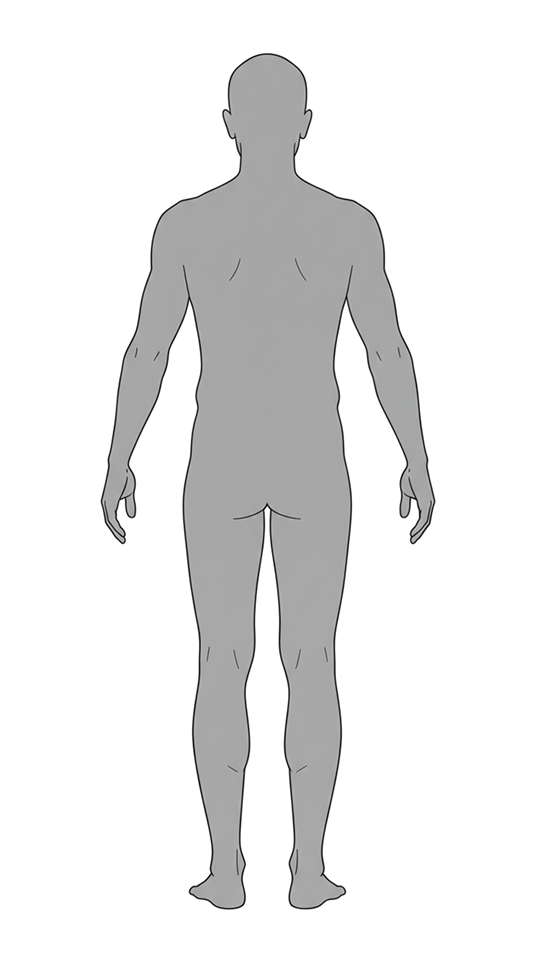
#> input picture sns-emr-frontend/src/assets/body-map/back.png, 540 x 960 px
$ python _analyze.py back.png
#> lines starting #> are read from the running program, lines starting #| are printed output that depends on the picture
from PIL import Image
import numpy as np
import sys

im = Image.open(sys.argv[1]).convert('RGBA')
#> im is the input picture: PIL image 540x960 RGBA; mean R, G, B, A 231.2, 231.6, 231.4, 62.1
arr = np.array(im)
h, w = arr.shape[:2]
#> h = 960; w = 540
alpha = arr[:, :, 3]
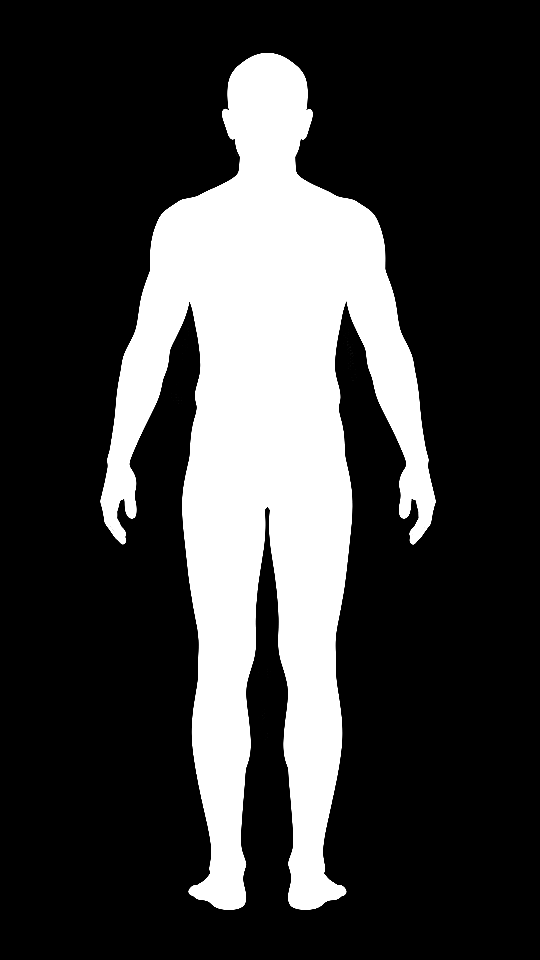
#> alpha: shape (960, 540); min 0, max 255, mean 62.1
print("size", w, h)
#| size 540 960
print("alpha min/max", alpha.min(), alpha.max())
#| alpha min/max 0 255


def row_segments(y):
    row = alpha[y] > 10
    segs = []
    in_seg = False
    start = 0
    for x in range(w):
        if row[x] and not in_seg:
            start = x
            in_seg = True
        elif not row[x] and in_seg:
            segs.append((start, x - 1))
            in_seg = False
    if in_seg:
        segs.append((start, w - 1))
    return segs


for y in range(0, h, 10):
    segs = row_segments(y)
    print(y, segs)
